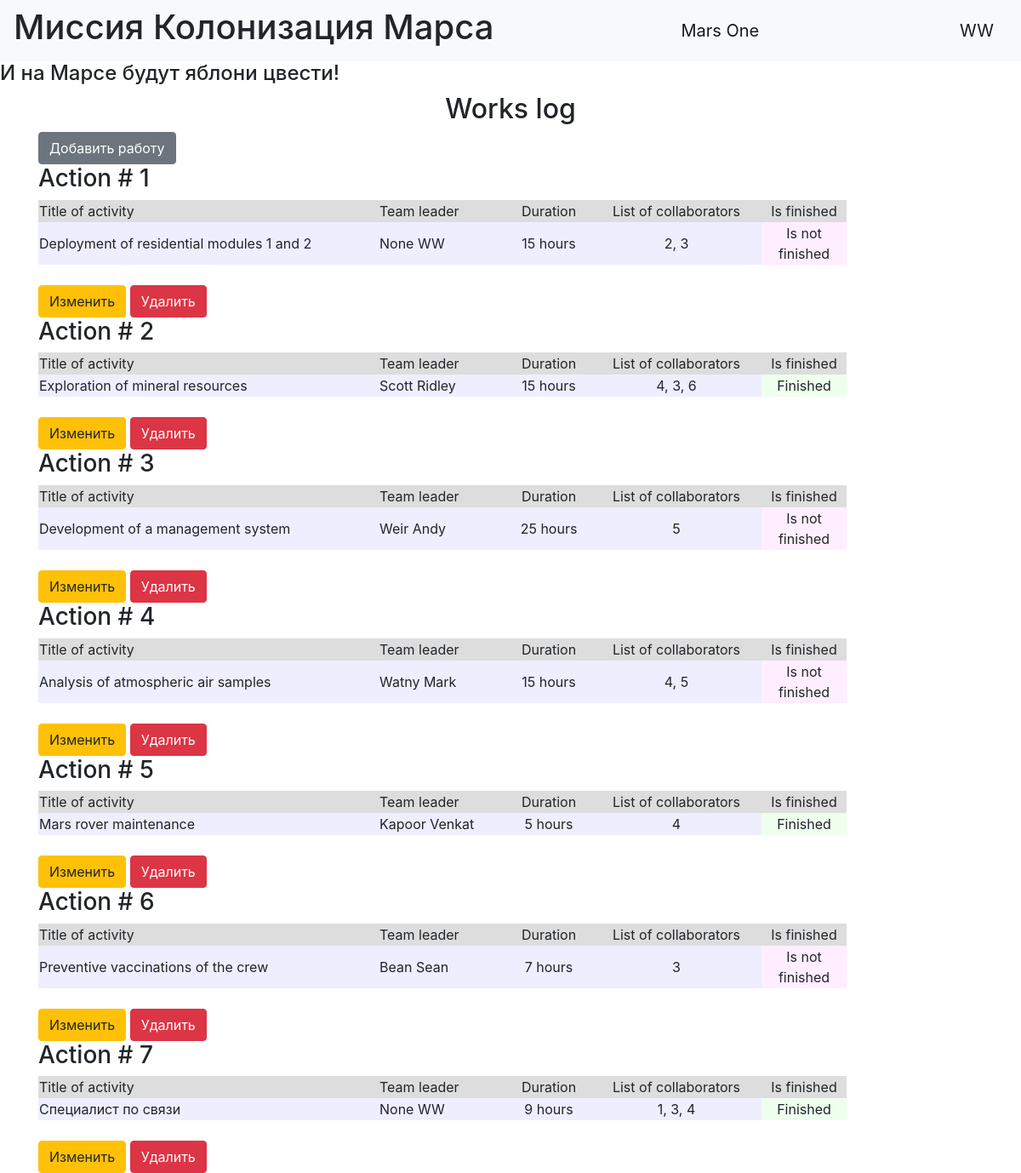
The page / (signed in) on the database its author committed.
### data/users.py (models this page shows, shortened)
class User(SqlAlchemyBase, UserMixin):
    __tablename__ = 'users'
    id = sqlalchemy.Column(sqlalchemy.Integer,
                           primary_key=True, autoincrement=True)
    age = sqlalchemy.Column(sqlalchemy.Integer)
    surname = sqlalchemy.Column(sqlalchemy.String)
    name = sqlalchemy.Column(sqlalchemy.String, nullable=True)
    about = sqlalchemy.Column(sqlalchemy.String, nullable=True)
    email = sqlalchemy.Column(sqlalchemy.String,
                              index=True, unique=True, nullable=True)
    position = sqlalchemy.Column(sqlalchemy.String)
    speciality = sqlalchemy.Column(sqlalchemy.String)
    address = sqlalchemy.Column(sqlalchemy.String)
    hashed_password = sqlalchemy.Column(sqlalchemy.String, nullable=True)
    created_date = sqlalchemy.Column(sqlalchemy.DateTime,
                                     default=datetime.datetime.now)
    jobs = orm.relationship("Jobs", back_populates='user')

### data/jobs.py (models this page shows)
class Jobs(SqlAlchemyBase):
    __tablename__ = 'jobs'
    id = sqlalchemy.Column(sqlalchemy.Integer, primary_key=True, autoincrement=True)
    job = sqlalchemy.Column(sqlalchemy.String, nullable=True)
    work_size = sqlalchemy.Column(sqlalchemy.Integer, nullable=True, default=0)
    collaborators = sqlalchemy.Column(sqlalchemy.String, nullable=True)
    start_date = sqlalchemy.Column(sqlalchemy.DateTime, default=datetime.datetime.now)
    end_date = sqlalchemy.Column(sqlalchemy.DateTime, default=datetime.datetime.now)
    is_finished = sqlalchemy.Column(sqlalchemy.Boolean, default=True)
    team_leader = sqlalchemy.Column(sqlalchemy.Integer, sqlalchemy.ForeignKey("users.id"))
    user = orm.relationship('User')

### index.py (the view)
@app.route("/")
def index():
    session = db_session.create_session()
    users = session.query(User).all()
    names = {name.id: (name.surname, name.name) for name in users}
    if current_user.is_authenticated:
        if current_user.id == 1:
            jobs = session.query(Jobs)
        else:
            jobs = session.query(Jobs).filter(
                (Jobs.team_leader == current_user.id))
    else:
        jobs = session.query(Jobs).all()
    return render_template("index.html", jobs=jobs, names=names)

### data/db_session.py (called while the page is built)
def create_session() -> Session:
    global __factory
    return __factory()

### index.py (called while the page is built)
@login_manager.user_loader
def load_user(user_id):
    db_sess = db_session.create_session()
    return db_sess.query(User).get(user_id)

### templates/index.html (shortened to what this page needs)
{% extends "base.html" %}
{% block content %}
<h2 align="center">Works log</h2>
{% if current_user.is_authenticated %}
    <a href="jobs" class="btn btn-secondary">Добавить работу</a>
{% endif %}
{% for job in jobs %}
<h3>Action # {{ job.id }}</h3>
<div class="table_container">
    <table class="my_table">
        <tr class="my_row">
            <td class="title" width="400px" bgcolor="#dddddd">Title of activity</td>
            <td class="title" width="150px" bgcolor="#dddddd">Team leader</td>
            <td class="title" width="100px" bgcolor="#dddddd" align="center">Duration</td>
            <td class="title" width="200px" bgcolor="#dddddd" align="center">List of collaborators</td>
            <td class="title" width="100px" bgcolor="#dddddd" align="center">Is finished</td>
        </tr>
        <tr class="my_row">
            <td class="ordinary" bgcolor="#eeeeff">{{ job.job.capitalize() }}</td>
            <td class="ordinary" bgcolor="#eeeeff">{{ names[job.team_leader][0] }} {{ names[job.team_leader][1] }}</td>
            <td class="ordinary" bgcolor="#eeeeff" align="center">{{ job.work_size }} hours</td>
            <td class="ordinary" bgcolor="#eeeeff" align="center">{{ job.collaborators }}</td>
            {% if job.is_finished %}
            <td class="ordinary" bgcolor="#eeffee" align="center">Finished</td>
            {% else %}
            <td class="ordinary" bgcolor="#ffeeff" align="center">Is not finished</td>
            {% endif %}
        </tr>
    </table>
</div>
<br>
{% if current_user.is_authenticated and (current_user == job.user or current_user.id == 1)%}
    <div>
        <a href="/jobs/{{ job.id }}" class="btn btn-warning">
            Изменить
        </a>
        <a href="/jobs_delete/{{ job.id }}" class="btn btn-danger">
            Удалить
        </a>
    </div>
{% endif %}
{% endfor %}
{% endblock %}

### templates/base.html (shortened to what this page needs)
<!DOCTYPE html>
<html lang="en">
<head>
    <link rel="stylesheet" href="https://stackpath.bootstrapcdn.com/bootstrap/4.4.1/css/bootstrap.min.css">
    <link rel="stylesheet" type="text/css" href="../static/css/style.css" />
</head>
  <body>
    <header>
      <nav class="navbar navbar-light bg-light">
          <h1>Миссия Колонизация Марса</h1>
        <a class="navbar-brand" href="#">Mars One</a>
          {% if current_user.is_authenticated %}
            <a class="navbar-brand" href="/logout">{{ current_user.name }}</a>
          {% else %}
    <p>
        <a class="btn btn-primary " href="/register">Зарегистрироваться</a>
        <a class="btn btn-success" href="/login">Войти</a>
    </p>
{% endif %}
      </nav>
        <h4>И на Марсе будут яблони цвести!</h4>
    </header>
    <main role="main" class="container">
        {% block content %}{% endblock %}
    </main>
  </body>
</html>

### rows shown on the page
User: name "WW"
Jobs: id "1", job "Deployment of residential modules 1 and 2", team_leader "None", team_leader.name "WW", work_size "15", collaborators "2, 3", is_finished "Is not finished"
Jobs: id "2", job "Exploration of mineral resources", team_leader.surname "Scott", team_leader.name "Ridley", work_size "15", collaborators "4, 3, 6", is_finished "Finished"
Jobs: id "3", job "Development of a management system", team_leader.surname "Weir", team_leader.name "Andy", work_size "25", collaborators "5", is_finished "Is not finished"
Jobs: id "4", job "Analysis of atmospheric air samples", team_leader.surname "Watny", team_leader.name "Mark", work_size "15", collaborators "4, 5", is_finished "Is not finished"
Jobs: id "5", job "Mars rover maintenance", team_leader.surname "Kapoor", team_leader.name "Venkat", work_size "5", collaborators "4", is_finished "Finished"
Jobs: id "6", job "Preventive vaccinations of the crew", team_leader.surname "Bean", team_leader.name "Sean", work_size "7", collaborators "3", is_finished "Is not finished"
Jobs: id "7", job "Специалист по связи", team_leader "None", team_leader.name "WW", work_size "9", collaborators "1, 3, 4", is_finished "Finished"
